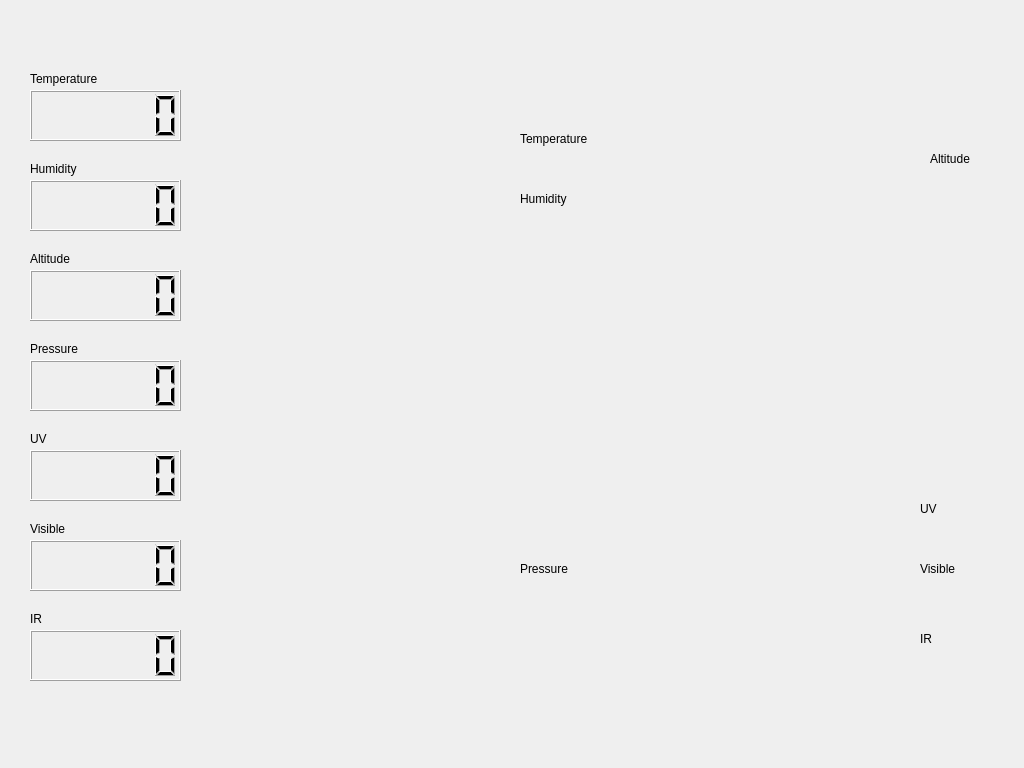
<?xml version="1.0" encoding="UTF-8"?>
<ui version="4.0">
 <class>WeatherBoard</class>
 <widget class="QWidget" name="WeatherBoard">
  <property name="geometry">
   <rect>
    <x>0</x>
    <y>0</y>
    <width>1024</width>
    <height>768</height>
   </rect>
  </property>
  <property name="windowTitle">
   <string>Form</string>
  </property>
  <widget class="QLCDNumber" name="lcdNum_Temp">
   <property name="geometry">
    <rect>
     <x>30</x>
     <y>90</y>
     <width>151</width>
     <height>51</height>
    </rect>
   </property>
   <property name="digitCount">
    <number>6</number>
   </property>
  </widget>
  <widget class="QLabel" name="lTemperature">
   <property name="geometry">
    <rect>
     <x>30</x>
     <y>70</y>
     <width>91</width>
     <height>17</height>
    </rect>
   </property>
   <property name="text">
    <string>Temperature</string>
   </property>
  </widget>
  <widget class="QLabel" name="lPressure">
   <property name="geometry">
    <rect>
     <x>30</x>
     <y>340</y>
     <width>67</width>
     <height>17</height>
    </rect>
   </property>
   <property name="text">
    <string>Pressure</string>
   </property>
  </widget>
  <widget class="QLCDNumber" name="lcdNum_Pressure">
   <property name="geometry">
    <rect>
     <x>30</x>
     <y>360</y>
     <width>151</width>
     <height>51</height>
    </rect>
   </property>
   <property name="digitCount">
    <number>6</number>
   </property>
  </widget>
  <widget class="QLCDNumber" name="lcdNum_Altitude">
   <property name="geometry">
    <rect>
     <x>30</x>
     <y>270</y>
     <width>151</width>
     <height>51</height>
    </rect>
   </property>
   <property name="digitCount">
    <number>6</number>
   </property>
  </widget>
  <widget class="QLCDNumber" name="lcdNum_Humidity">
   <property name="geometry">
    <rect>
     <x>30</x>
     <y>180</y>
     <width>151</width>
     <height>51</height>
    </rect>
   </property>
   <property name="digitCount">
    <number>6</number>
   </property>
  </widget>
  <widget class="QLCDNumber" name="lcdNum_UV">
   <property name="geometry">
    <rect>
     <x>30</x>
     <y>450</y>
     <width>151</width>
     <height>51</height>
    </rect>
   </property>
   <property name="digitCount">
    <number>6</number>
   </property>
  </widget>
  <widget class="QLCDNumber" name="lcdNum_Visible">
   <property name="geometry">
    <rect>
     <x>30</x>
     <y>540</y>
     <width>151</width>
     <height>51</height>
    </rect>
   </property>
   <property name="digitCount">
    <number>6</number>
   </property>
  </widget>
  <widget class="QLCDNumber" name="lcdNum_IR">
   <property name="geometry">
    <rect>
     <x>30</x>
     <y>630</y>
     <width>151</width>
     <height>51</height>
    </rect>
   </property>
   <property name="digitCount">
    <number>6</number>
   </property>
  </widget>
  <widget class="QLabel" name="lAltitude">
   <property name="geometry">
    <rect>
     <x>30</x>
     <y>250</y>
     <width>67</width>
     <height>17</height>
    </rect>
   </property>
   <property name="text">
    <string>Altitude</string>
   </property>
  </widget>
  <widget class="QLabel" name="lHumidity">
   <property name="geometry">
    <rect>
     <x>30</x>
     <y>160</y>
     <width>67</width>
     <height>17</height>
    </rect>
   </property>
   <property name="text">
    <string>Humidity</string>
   </property>
  </widget>
  <widget class="QLabel" name="lUV">
   <property name="geometry">
    <rect>
     <x>30</x>
     <y>430</y>
     <width>21</width>
     <height>17</height>
    </rect>
   </property>
   <property name="text">
    <string>UV</string>
   </property>
  </widget>
  <widget class="QLabel" name="lVisible">
   <property name="geometry">
    <rect>
     <x>30</x>
     <y>520</y>
     <width>51</width>
     <height>17</height>
    </rect>
   </property>
   <property name="text">
    <string>Visible</string>
   </property>
  </widget>
  <widget class="QLabel" name="lIR">
   <property name="geometry">
    <rect>
     <x>30</x>
     <y>610</y>
     <width>16</width>
     <height>17</height>
    </rect>
   </property>
   <property name="text">
    <string>IR</string>
   </property>
  </widget>
  <widget class="QwtPlot" name="qwtPlotTempHumi">
   <property name="geometry">
    <rect>
     <x>220</x>
     <y>50</y>
     <width>291</width>
     <height>311</height>
    </rect>
   </property>
  </widget>
  <widget class="QwtPlot" name="qwtPlotAltitude">
   <property name="geometry">
    <rect>
     <x>650</x>
     <y>50</y>
     <width>261</width>
     <height>311</height>
    </rect>
   </property>
  </widget>
  <widget class="QwtPlot" name="qwtPlotPressure">
   <property name="geometry">
    <rect>
     <x>220</x>
     <y>420</y>
     <width>291</width>
     <height>311</height>
    </rect>
   </property>
  </widget>
  <widget class="QwtPlot" name="qwtPlotUVAmbient">
   <property name="geometry">
    <rect>
     <x>650</x>
     <y>420</y>
     <width>261</width>
     <height>311</height>
    </rect>
   </property>
  </widget>
  <widget class="QLabel" name="lTemperature_2">
   <property name="geometry">
    <rect>
     <x>520</x>
     <y>130</y>
     <width>91</width>
     <height>17</height>
    </rect>
   </property>
   <property name="frameShape">
    <enum>QFrame::NoFrame</enum>
   </property>
   <property name="frameShadow">
    <enum>QFrame::Plain</enum>
   </property>
   <property name="text">
    <string>Temperature</string>
   </property>
  </widget>
  <widget class="QLabel" name="lHumidity_2">
   <property name="geometry">
    <rect>
     <x>520</x>
     <y>190</y>
     <width>67</width>
     <height>17</height>
    </rect>
   </property>
   <property name="text">
    <string>Humidity</string>
   </property>
  </widget>
  <widget class="QLabel" name="lAltitude_2">
   <property name="geometry">
    <rect>
     <x>930</x>
     <y>150</y>
     <width>67</width>
     <height>17</height>
    </rect>
   </property>
   <property name="text">
    <string>Altitude</string>
   </property>
  </widget>
  <widget class="QLabel" name="lPressure_2">
   <property name="geometry">
    <rect>
     <x>520</x>
     <y>560</y>
     <width>67</width>
     <height>17</height>
    </rect>
   </property>
   <property name="text">
    <string>Pressure</string>
   </property>
  </widget>
  <widget class="QLabel" name="lVisible_2">
   <property name="geometry">
    <rect>
     <x>920</x>
     <y>560</y>
     <width>51</width>
     <height>17</height>
    </rect>
   </property>
   <property name="text">
    <string>Visible</string>
   </property>
  </widget>
  <widget class="QLabel" name="lUV_2">
   <property name="geometry">
    <rect>
     <x>920</x>
     <y>500</y>
     <width>21</width>
     <height>17</height>
    </rect>
   </property>
   <property name="text">
    <string>UV</string>
   </property>
  </widget>
  <widget class="QLabel" name="lIR_2">
   <property name="geometry">
    <rect>
     <x>920</x>
     <y>630</y>
     <width>16</width>
     <height>17</height>
    </rect>
   </property>
   <property name="text">
    <string>IR</string>
   </property>
  </widget>
 </widget>
 <customwidgets>
  <customwidget>
   <class>QwtPlot</class>
   <extends>QFrame</extends>
   <header>qwt_plot.h</header>
   <container>1</container>
  </customwidget>
 </customwidgets>
 <resources/>
 <connections/>
</ui>
